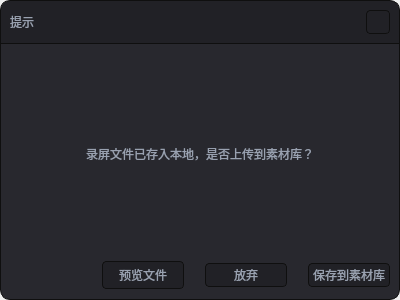
<?xml version="1.0" encoding="UTF-8"?>
<ui version="4.0">
 <class>UploadNoticeWindow</class>
 <widget class="DragMoveDialog" name="UploadNoticeWindow">
  <property name="geometry">
   <rect>
    <x>0</x>
    <y>0</y>
    <width>400</width>
    <height>300</height>
   </rect>
  </property>
  <property name="windowTitle">
   <string>UploadNoticeWindow</string>
  </property>
  <property name="styleSheet">
   <string notr="true">QFrame#contentFrame
{
background-color:#28282E;
border-top : 0px solid #0F0F0F;
border-left : 1px solid #0F0F0F;
border-right : 1px solid #0F0F0F;
border-bottom : 1px solid #0F0F0F;
border-bottom-left-radius:10px;
border-bottom-right-radius:10px;
}

QFrame#titleFrame
{
border-top : 1px solid #0F0F0F;
border-left : 1px solid #0F0F0F;
border-right : 1px solid #0F0F0F;
border-bottom : 1px solid #0F0F0F;
background-color:#212126;
border-top-left-radius:10px;
border-top-right-radius:10px;
}

QPushButton
{
  selection-background-color: #40404A;
  selection-color: #3B3B41;
  color: #99A1B0;
  height:24px;
  background-color: #212126;
  border-style: solid;
  border: 1px solid #0F0F0F;
  border-radius: 4;
  padding: 1px 0px 1px 2px;
  font-size: 12px;
  font-family:Microsoft YaHei UI;
  padding-left:0px;
}
QPushButton:hover
{
 background-color: #2F2F34;
}

QCheckBox,
QLabel
{
color:#99A1B0;
font-size:12px;
font-family:Microsoft YaHei UI;
}
QFrame#line,
#line_1,
#line_2,
#line_3,
#line_4
{
background-color:#353539;
}
QComboBox QAbstractItemView { outline: 0px;}
QLineEdit,
QComboBox{
  subcontrol-origin: padding;
  subcontrol-position: top right;
  selection-background-color: #40404A;
  selection-color: #3B3B41;
  color: #99A1B0;
  height:24px;
  background-color: #212126;
  border-style: solid;
  border: 1px solid #0F0F0F;
  border-radius: 4;
  padding: 1px 0px 1px 2px;
  font-size: 12px;
  font-family:Microsoft YaHei UI;
  padding-left:8px;
  }


  QComboBOx:hover
  {
  border: 1px #40404A;
  background-color:#40404A;
  color: white;
  }


  QComboBox:on
  {
  padding-top: 0px;
  padding-left: 0px;
  color: #99A1B0;
  background-color: #40404A;
  selection-background-color: #3B3B41;
  }

  QComboBox:!on
  {
  color: #99A1B0;
  }


  QComboBox QAbstractItemView
  {
  border: 0px solid darkgray;
  color: white;
  background-color:#212126;
  selection-background-color: #454549;
height:24px;
  }


  QComboBox QAbstractItemView::item
  {
  qproperty-elide-mode: '...';
  height:24px;
outline: 0px;
  }


  QComboBox::drop-down
  {
  subcontrol-origin: padding;
  subcontrol-position: top right;
  width: 15px;
  color: white;
  border-left-width: 0px;
  border-left-color: darkgray;
  border-left-style: solid;
  border-top-right-radius: 2px;
  border-bottom-right-radius: 2px;
  padding-right: 0px;
  }

  QComboBox::down-arrow
  {
  image: url(:/icons/images/comboBoxExpander.svg);
  width: 8px;
  height: 4px;
  }

QListWidget{outline:0px;}
QListView {
  border-radius: 4px;
  padding: 5px;
  margin: 0px;
}

QTableView::item,
QTreeView::item,
QListView::item {
  padding: 5px;
  height: 22px;
  color: #99A1B0;
  selection-color: white;
  border-color: transparent; 
  border-radius: 4px;
outline: 0px;
}



QTableView:item:selected,
QTreeView::item:selected,
QListView::item:selected {
  background-color: #40404A;
  selection-background-color:  #3B3B41;
  color: #99A1B0;
  selection-color:  white;
  border-radius: 4px;
}

QTableView:item:selected:focus,
QTreeView::item:selected:focus,
QListView::item:selected:focus {
  background-color: #40404A;
  selection-background-color:#3B3B41;
  color:  #99A1B0;
  selection-color: white; 
}
</string>
  </property>
  <layout class="QVBoxLayout" name="verticalLayout">
   <property name="spacing">
    <number>0</number>
   </property>
   <property name="leftMargin">
    <number>0</number>
   </property>
   <property name="topMargin">
    <number>0</number>
   </property>
   <property name="rightMargin">
    <number>0</number>
   </property>
   <property name="bottomMargin">
    <number>0</number>
   </property>
   <item>
    <widget class="QFrame" name="titleFrame">
     <property name="maximumSize">
      <size>
       <width>16777215</width>
       <height>44</height>
      </size>
     </property>
     <property name="frameShape">
      <enum>QFrame::StyledPanel</enum>
     </property>
     <property name="frameShadow">
      <enum>QFrame::Raised</enum>
     </property>
     <layout class="QHBoxLayout" name="horizontalLayout">
      <item>
       <widget class="QLabel" name="label">
        <property name="text">
         <string>提示</string>
        </property>
       </widget>
      </item>
      <item>
       <spacer name="horizontalSpacer">
        <property name="orientation">
         <enum>Qt::Horizontal</enum>
        </property>
        <property name="sizeHint" stdset="0">
         <size>
          <width>317</width>
          <height>20</height>
         </size>
        </property>
       </spacer>
      </item>
      <item>
       <widget class="QPushButton" name="closeButton">
        <property name="minimumSize">
         <size>
          <width>24</width>
          <height>24</height>
         </size>
        </property>
        <property name="maximumSize">
         <size>
          <width>24</width>
          <height>24</height>
         </size>
        </property>
        <property name="text">
         <string/>
        </property>
        <property name="icon">
         <iconset resource="../../resource.qrc">
          <normaloff>:/icons/images/close.svg</normaloff>:/icons/images/close.svg</iconset>
        </property>
       </widget>
      </item>
     </layout>
    </widget>
   </item>
   <item>
    <widget class="QFrame" name="contentFrame">
     <property name="frameShape">
      <enum>QFrame::StyledPanel</enum>
     </property>
     <property name="frameShadow">
      <enum>QFrame::Raised</enum>
     </property>
     <layout class="QVBoxLayout" name="verticalLayout_2">
      <item>
       <layout class="QHBoxLayout" name="horizontalLayout_2">
        <property name="spacing">
         <number>0</number>
        </property>
        <item>
         <spacer name="horizontalSpacer_4">
          <property name="orientation">
           <enum>Qt::Horizontal</enum>
          </property>
          <property name="sizeHint" stdset="0">
           <size>
            <width>40</width>
            <height>20</height>
           </size>
          </property>
         </spacer>
        </item>
        <item>
         <widget class="QLabel" name="label_2">
          <property name="sizePolicy">
           <sizepolicy hsizetype="Expanding" vsizetype="Preferred">
            <horstretch>0</horstretch>
            <verstretch>0</verstretch>
           </sizepolicy>
          </property>
          <property name="text">
           <string>录屏文件已存入本地，是否上传到素材库？</string>
          </property>
         </widget>
        </item>
        <item>
         <spacer name="horizontalSpacer_5">
          <property name="orientation">
           <enum>Qt::Horizontal</enum>
          </property>
          <property name="sizeHint" stdset="0">
           <size>
            <width>40</width>
            <height>20</height>
           </size>
          </property>
         </spacer>
        </item>
       </layout>
      </item>
      <item>
       <widget class="QWidget" name="horizontalWidget_2" native="true">
        <property name="minimumSize">
         <size>
          <width>0</width>
          <height>30</height>
         </size>
        </property>
        <property name="maximumSize">
         <size>
          <width>16777215</width>
          <height>30</height>
         </size>
        </property>
        <layout class="QHBoxLayout" name="horizontalLayout_3">
         <property name="leftMargin">
          <number>0</number>
         </property>
         <property name="topMargin">
          <number>0</number>
         </property>
         <property name="rightMargin">
          <number>0</number>
         </property>
         <property name="bottomMargin">
          <number>0</number>
         </property>
         <item>
          <spacer name="horizontalSpacer_2">
           <property name="orientation">
            <enum>Qt::Horizontal</enum>
           </property>
           <property name="sizeHint" stdset="0">
            <size>
             <width>40</width>
             <height>20</height>
            </size>
           </property>
          </spacer>
         </item>
         <item>
          <widget class="QPushButton" name="previewButton">
           <property name="minimumSize">
            <size>
             <width>82</width>
             <height>0</height>
            </size>
           </property>
           <property name="maximumSize">
            <size>
             <width>82</width>
             <height>16777215</height>
            </size>
           </property>
           <property name="text">
            <string>预览文件</string>
           </property>
          </widget>
         </item>
         <item>
          <spacer name="horizontalSpacer_6">
           <property name="orientation">
            <enum>Qt::Horizontal</enum>
           </property>
           <property name="sizeType">
            <enum>QSizePolicy::Fixed</enum>
           </property>
           <property name="sizeHint" stdset="0">
            <size>
             <width>15</width>
             <height>20</height>
            </size>
           </property>
          </spacer>
         </item>
         <item>
          <widget class="QPushButton" name="cancelButton">
           <property name="minimumSize">
            <size>
             <width>82</width>
             <height>24</height>
            </size>
           </property>
           <property name="maximumSize">
            <size>
             <width>82</width>
             <height>24</height>
            </size>
           </property>
           <property name="text">
            <string>放弃</string>
           </property>
          </widget>
         </item>
         <item>
          <spacer name="horizontalSpacer_3">
           <property name="orientation">
            <enum>Qt::Horizontal</enum>
           </property>
           <property name="sizeType">
            <enum>QSizePolicy::Fixed</enum>
           </property>
           <property name="sizeHint" stdset="0">
            <size>
             <width>15</width>
             <height>20</height>
            </size>
           </property>
          </spacer>
         </item>
         <item>
          <widget class="QPushButton" name="sureButton">
           <property name="minimumSize">
            <size>
             <width>82</width>
             <height>24</height>
            </size>
           </property>
           <property name="maximumSize">
            <size>
             <width>82</width>
             <height>24</height>
            </size>
           </property>
           <property name="text">
            <string>保存到素材库</string>
           </property>
          </widget>
         </item>
        </layout>
       </widget>
      </item>
     </layout>
    </widget>
   </item>
  </layout>
 </widget>
 <customwidgets>
  <customwidget>
   <class>DragMoveDialog</class>
   <extends>QWidget</extends>
   <header>dragmovedialog.h</header>
   <container>1</container>
  </customwidget>
 </customwidgets>
 <resources>
  <include location="../../resource.qrc"/>
 </resources>
 <connections/>
</ui>
